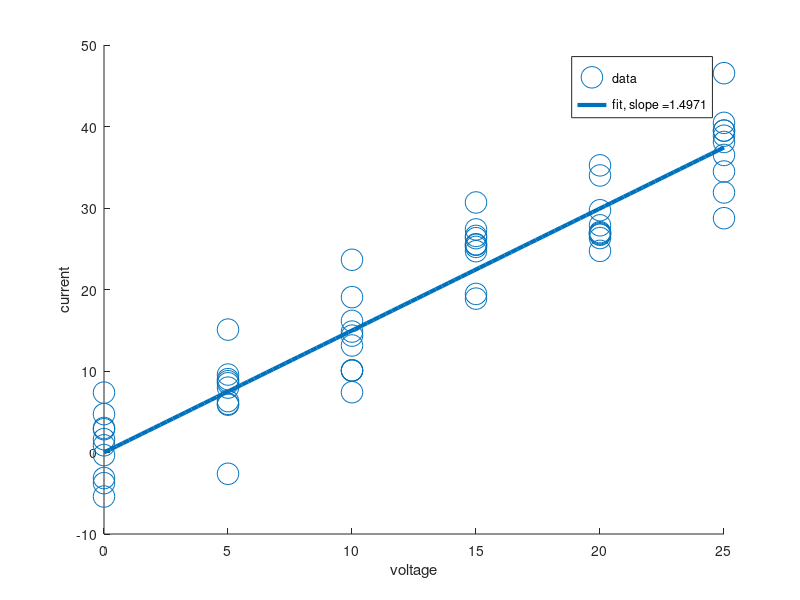

Reproduce this figure in MATLAB. (Note: this script raises an error after producing the figure.)
function fit_linear_data
    data_in = load('linear_data.mat');
    
    x = data_in.x;
    y = data_in.y;
    
    p_hat = sum(x.*y) / sum(x.^2);
    
    fit_x = linspace(min(x), max(x), 100);
    fit_y = fit_x * p_hat;
    
    figure;
    scatter(x, y, 240);
    hold on;
    plot(fit_x, fit_y, 'LineWidth', 3);
    hold off;
    xlabel('voltage');
    ylabel('current');
    legend({'data', ['fit, slope =' num2str(p_hat)]});
    ax = gca;
    ax.FontSize = 24;
end